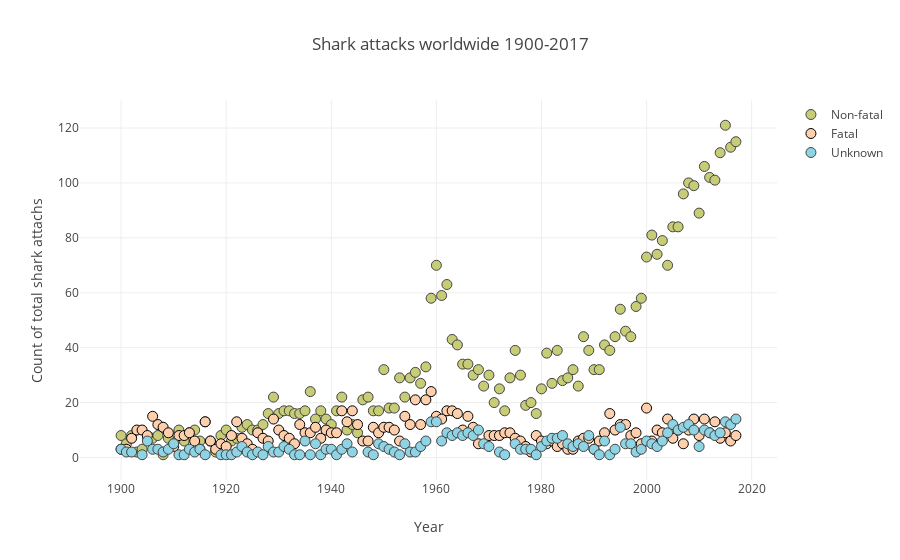

Write notebook code for a chart like this one.
### Code cell
fatal = go.Scatter(
    x = scatter.index,
    y = scatter['Fatal'],
    name = 'Fatal',
    mode = 'markers',
    marker = dict(
        size = 10,
        line = dict(
            width = 1,
            color = 'rgb(0, 0, 0)'
        ), color = pink))

nonfatal = go.Scatter(
    x = scatter.index,
    y = scatter['Non-Fatal'],
    name = 'Non-fatal',
    mode = 'markers',
    marker = dict(
        size = 10,
        line = dict(
            width = 1), color = green))
fatality_na = go.Scatter(
    x = scatter.index,
    y = scatter['Unknown'],
    name = 'Unknown',
    mode = 'markers',
    marker = dict(
        size = 10,
        line = dict(
            width = 1), color = light_blue))

data = [nonfatal, fatal, fatality_na]

layout = dict(title = 'Shark attacks worldwide 1900-2017',
              yaxis = dict(zeroline = False, title='Count of total shark attachs'),
              xaxis = dict(zeroline = False, title='Year'))

fig = go.Figure(data=data, layout=layout)
iplot(fig, filename = "Shark attacks scatter plot")

#plotly.offline.plot(data, filename='test.html') # creates html
# plotly.offline.plot(data, include_plotlyjs=False, output_type='div') # for jinja2 embeding

### Figure 1 — Plotly figure (JSON) as saved in the notebook; plotly's stock layout.template omitted (floating-point values rounded to 4 significant figures)
{"data": [{"marker": {"color": "rgb(199, 204, 118)", "line": {"width": 1}, "size": 10}, "mode": "markers", "name": "Non-fatal", "type": "scatter", "uid": "1e71b6f8-45b6-4048-bc9b-c755856c22d3", "x": ["1900", "1901", "1902", "1903", "1904", "1905", "1906", "1907", "1908", "1909", "1910", "1911", "1912", "1913", "1914", "1915", "1916", "1917", "1918", "1919", "1920", "1921", "1922", "1923", "1924", "1925", "1926", "1927", "1928", "1929", "1930", "1931", "1932", "1933", "1934", "1935", "1936", "1937", "1938", "1939", "1940", "1941", "1942", "1943", "1944", "1945", "1946", "1947", "1948", "1949", "1950", "1951", "1952", "1953", "1954", "1955", "1956", "1957", "1958", "1959", "1960", "1961", "1962", "1963", "1964", "1965", "1966", "1967", "1968", "1969", "1970", "1971", "1972", "1973", "1974", "1975", "1976", "1977", "1978", "1979", "1980", "1981", "1982", "1983", "1984", "1985", "1986", "1987", "1988", "1989", "1990", "1991", "1992", "1993", "1994", "1995", "1996", "1997", "1998", "1999", "2000", "2001", "2002", "2003", "2004", "2005", "2006", "2007", "2008", "2009", "2010", "2011", "2012", "2013", "2014", "2015", "2016", "2017"], "y": [8, 5, 8, 2, 3, 7, 7, 8, 1, 7, 5, 10, 6, 9, 10, 6, 13, 6, 2, 8, 10, 6, 7, 11, 12, 10, 10, 12, 16, 22, 16, 17, 17, 16, 16, 17, 24, 14, 17, 14, 12, 17, 22, 10, 12, 9, 21, 22, 17, 17, 32, 18, 18, 29, 22, 29, 31, 27, 33, 58, 70, 59, 63, 43, 41, 34, 34, 30, 32, 26, 30, 20, 25, 17, 29, 39, 30, 19, 20, 16, 25, 38, 27, 39, 28, 29, 32, 26, 44, 39, 32, 32, 41, 39, 44, 54, 46, 44, 55, 58, 73, 81, 74, 79, 70, 84, 84, 96, 100, 99, 89, 106, 102, 101, 111, 121, 113, 115]}, {"marker": {"color": "rgb(254, 207, 173)", "line": {"color": "rgb(0, 0, 0)", "width": 1}, "size": 10}, "mode": "markers", "name": "Fatal", "type": "scatter", "uid": "464cd060-2ceb-4edf-87f1-f327ea25402b", "x": ["1900", "1901", "1902", "1903", "1904", "1905", "1906", "1907", "1908", "1909", "1910", "1911", "1912", "1913", "1914", "1915", "1916", "1917", "1918", "1919", "1920", "1921", "1922", "1923", "1924", "1925", "1926", "1927", "1928", "1929", "1930", "1931", "1932", "1933", "1934", "1935", "1936", "1937", "1938", "1939", "1940", "1941", "1942", "1943", "1944", "1945", "1946", "1947", "1948", "1949", "1950", "1951", "1952", "1953", "1954", "1955", "1956", "1957", "1958", "1959", "1960", "1961", "1962", "1963", "1964", "1965", "1966", "1967", "1968", "1969", "1970", "1971", "1972", "1973", "1974", "1975", "1976", "1977", "1978", "1979", "1980", "1981", "1982", "1983", "1984", "1985", "1986", "1987", "1988", "1989", "1990", "1991", "1992", "1993", "1994", "1995", "1996", "1997", "1998", "1999", "2000", "2001", "2002", "2003", "2004", "2005", "2006", "2007", "2008", "2009", "2010", "2011", "2012", "2013", "2014", "2015", "2016", "2017"], "y": [3, 3, 7, 10, 10, 8, 15, 12, 11, 9, 4, 8, 8, 9, 6, 3, 13, 6, 3, 5, 4, 8, 13, 7, 5, 3, 9, 7, 6, 14, 10, 8, 7, 5, 12, 9, 9, 11, 7, 10, 9, 9, 17, 13, 17, 12, 6, 6, 11, 9, 11, 11, 10, 6, 15, 12, 21, 12, 21, 24, 15, 14, 17, 17, 16, 10, 15, 11, 5, null, 8, 8, 8, 9, 9, 7, 6, 4, 2, 8, 6, 5, 6, 4, 5, 3, 3, 6, 7, 7, 3, 6, 9, 16, 10, 12, 12, 8, 9, 5, 18, 6, 10, 9, 14, 7, 10, 5, 10, 14, 8, 14, 9, 13, 7, 9, 6, 8]}, {"marker": {"color": "rgb(142, 212, 229)", "line": {"width": 1}, "size": 10}, "mode": "markers", "name": "Unknown", "type": "scatter", "uid": "c1541c04-acee-4501-a1f4-a62f139f0574", "x": ["1900", "1901", "1902", "1903", "1904", "1905", "1906", "1907", "1908", "1909", "1910", "1911", "1912", "1913", "1914", "1915", "1916", "1917", "1918", "1919", "1920", "1921", "1922", "1923", "1924", "1925", "1926", "1927", "1928", "1929", "1930", "1931", "1932", "1933", "1934", "1935", "1936", "1937", "1938", "1939", "1940", "1941", "1942", "1943", "1944", "1945", "1946", "1947", "1948", "1949", "1950", "1951", "1952", "1953", "1954", "1955", "1956", "1957", "1958", "1959", "1960", "1961", "1962", "1963", "1964", "1965", "1966", "1967", "1968", "1969", "1970", "1971", "1972", "1973", "1974", "1975", "1976", "1977", "1978", "1979", "1980", "1981", "1982", "1983", "1984", "1985", "1986", "1987", "1988", "1989", "1990", "1991", "1992", "1993", "1994", "1995", "1996", "1997", "1998", "1999", "2000", "2001", "2002", "2003", "2004", "2005", "2006", "2007", "2008", "2009", "2010", "2011", "2012", "2013", "2014", "2015", "2016", "2017"], "y": [3, 2, 2, null, 1, 6, 3, 3, 2, 3, 5, 1, 1, 3, 2, 3, 1, null, null, 1, 1, 1, 2, 4, 2, 1, 2, 1, 4, 2, 2, 4, 3, 1, 1, 6, 1, 5, 1, 3, 3, 1, 3, 5, 2, null, null, 2, 1, 5, 4, 3, 2, 1, 5, 2, 2, 4, 6, 13, 13, 6, 9, 8, 9, 8, 9, 8, 10, 5, 4, null, 2, 1, null, 5, 3, 3, 3, 1, 4, 6, 7, 7, 8, 5, 4, 5, 4, 8, 3, 1, 6, 1, 3, 11, 5, 5, 2, 3, 6, 5, 4, 6, 9, 12, 10, 11, 12, 10, 4, 10, 9, 8, 9, 13, 12, 14]}], "layout": {"title": {"text": "Shark attacks worldwide 1900-2017"}, "xaxis": {"title": {"text": "Year"}, "zeroline": false}, "yaxis": {"title": {"text": "Count of total shark attachs"}, "zeroline": false}}}
